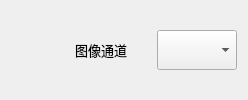
        <widget class="QWidget" name="widget" native="true">
         <property name="minimumSize">
          <size>
           <width>0</width>
           <height>30</height>
          </size>
         </property>
         <property name="maximumSize">
          <size>
           <width>16777215</width>
           <height>16777215</height>
          </size>
         </property>
         <layout class="QHBoxLayout" name="horizontalLayout_5">
          <property name="spacing">
           <number>0</number>
          </property>
          <property name="topMargin">
           <number>0</number>
          </property>
          <property name="bottomMargin">
           <number>0</number>
          </property>
          <item>
           <spacer name="horizontalSpacer_4">
            <property name="orientation">
             <enum>Qt::Horizontal</enum>
            </property>
            <property name="sizeHint" stdset="0">
             <size>
              <width>40</width>
              <height>20</height>
             </size>
            </property>
           </spacer>
          </item>
          <item>
           <widget class="QWidget" name="widget_Img" native="true">
            <layout class="QHBoxLayout" name="LayOut_Img_2">
             <property name="leftMargin">
              <number>0</number>
             </property>
             <property name="topMargin">
              <number>0</number>
             </property>
             <property name="rightMargin">
              <number>0</number>
             </property>
             <property name="bottomMargin">
              <number>0</number>
             </property>
             <item>
              <widget class="QLabel" name="label_8">
               <property name="minimumSize">
                <size>
                 <width>100</width>
                 <height>0</height>
                </size>
               </property>
               <property name="font">
                <font>
                 <family>微软雅黑</family>
                 <pointsize>10</pointsize>
                </font>
               </property>
               <property name="styleSheet">
                <string notr="true">background: transparent;</string>
               </property>
               <property name="text">
                <string>图像通道</string>
               </property>
               <property name="alignment">
                <set>Qt::AlignCenter</set>
               </property>
              </widget>
             </item>
             <item>
              <widget class="QComboBox" name="cbx_Camerachannal">
               <property name="minimumSize">
                <size>
                 <width>80</width>
                 <height>40</height>
                </size>
               </property>
               <property name="font">
                <font>
                 <family>微软雅黑</family>
                 <pointsize>10</pointsize>
                </font>
               </property>
              </widget>
             </item>
            </layout>
           </widget>
          </item>
         </layout>
        </widget>
